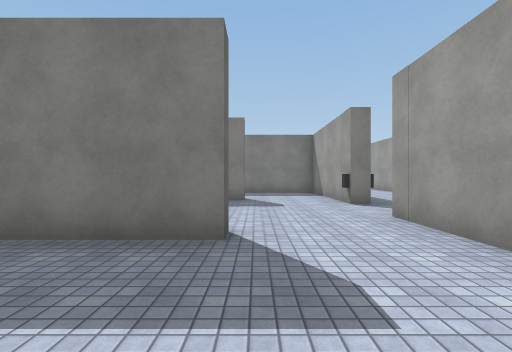
View 1 (above)

22 first-person views from a walk through a 3-D level made in the Unity game engine. The camera is 1.4 m above the floor, looks level and sees 85° across. The floor is counted in squares, 2 m on a side. Each view is taken from the middle of a square. On the plan, view 1 faces up. The plan holds only what a view shows up to about 9 squares ahead; the rest is blank. The place goes on beyond the plan. The player is left out. Some animated figures are left out. Door leaves are left out, so doorways stand open. Some surface patterns are stand-ins.

View 2
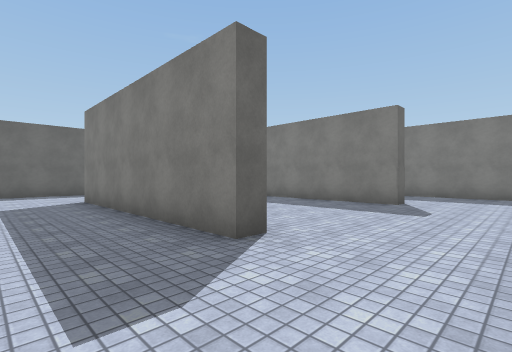

View 3
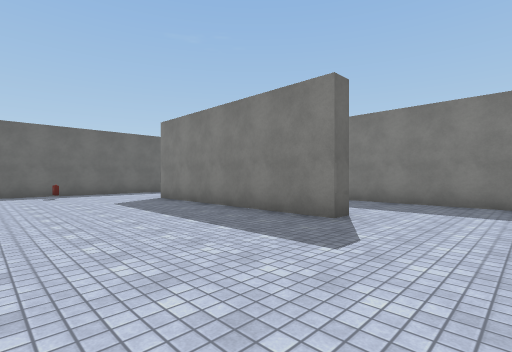

View 4
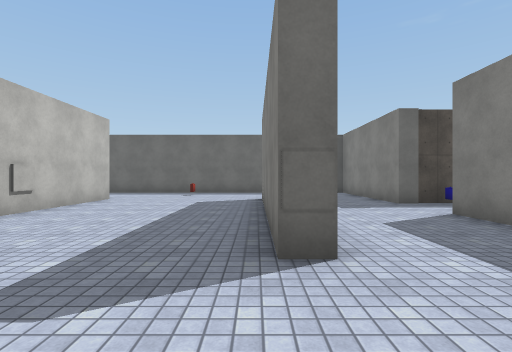

View 5
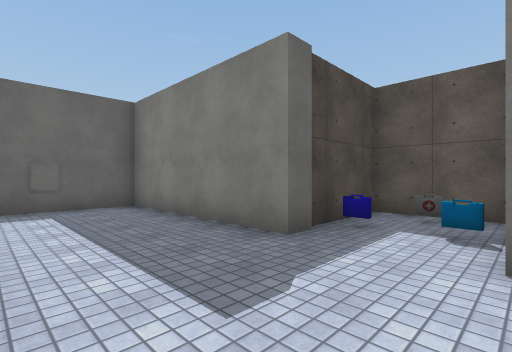

View 6
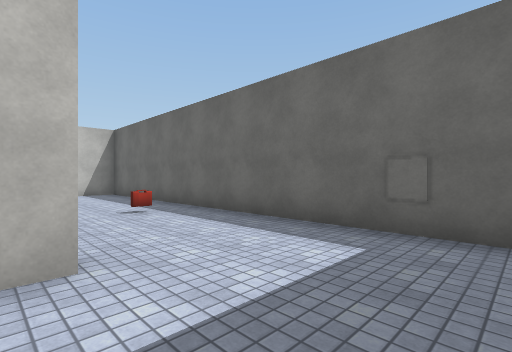

View 7
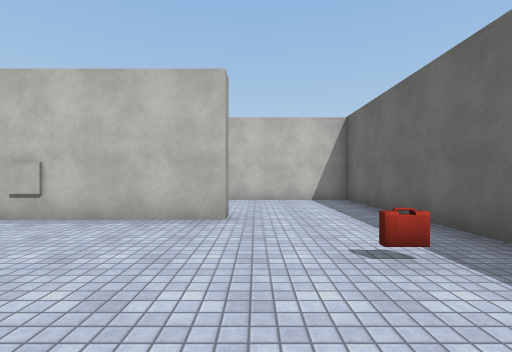

View 8
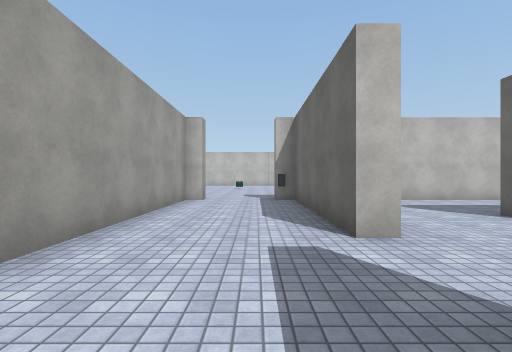

View 9
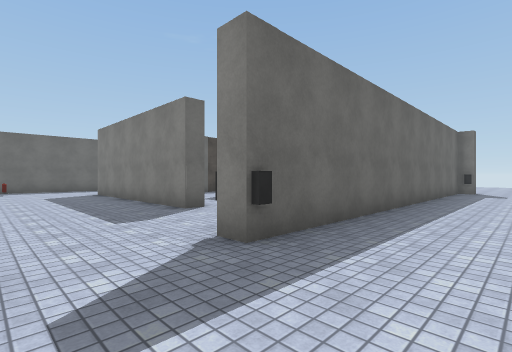

View 10
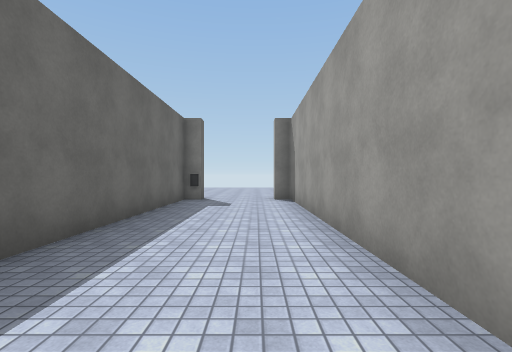

View 11
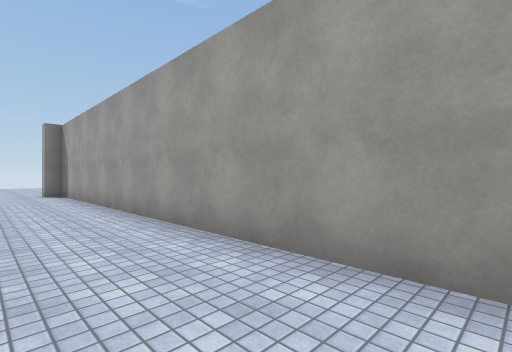

View 12
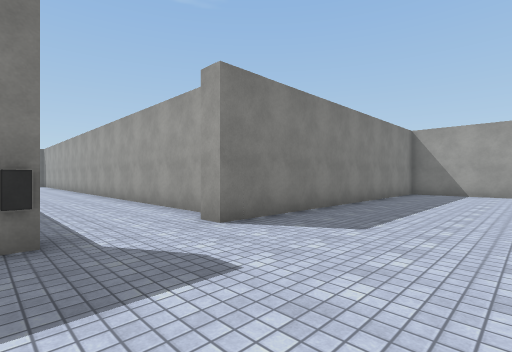

View 13
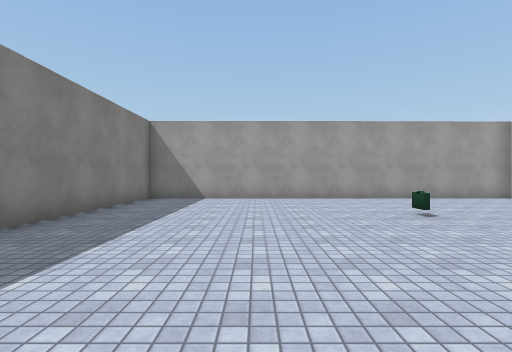

View 14
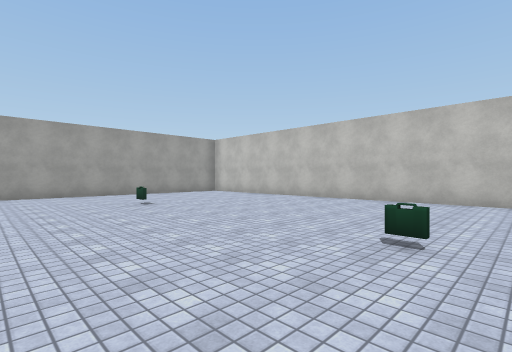

View 15
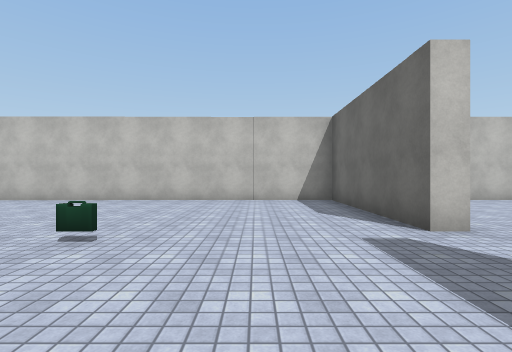

View 16
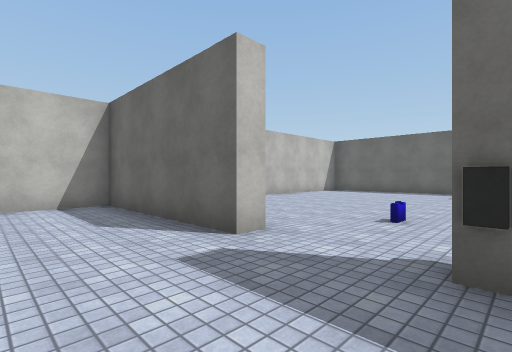

View 17
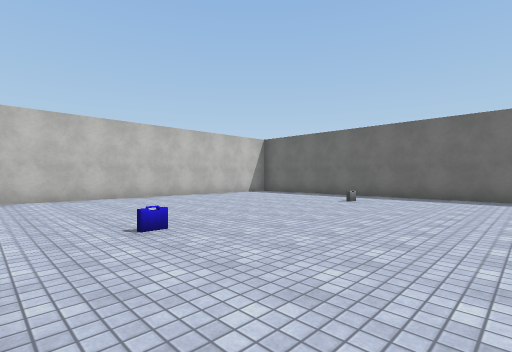

View 18
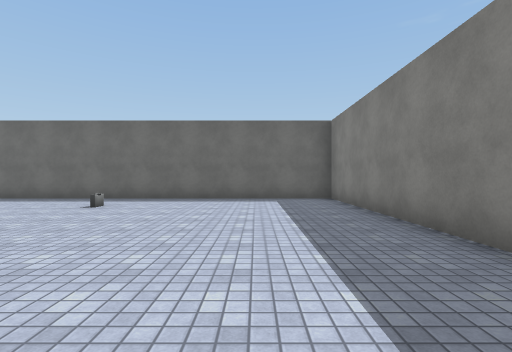

View 19
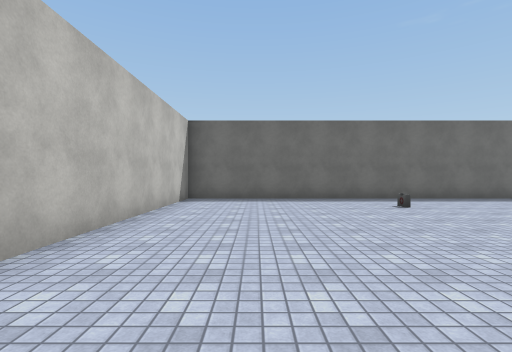

View 20
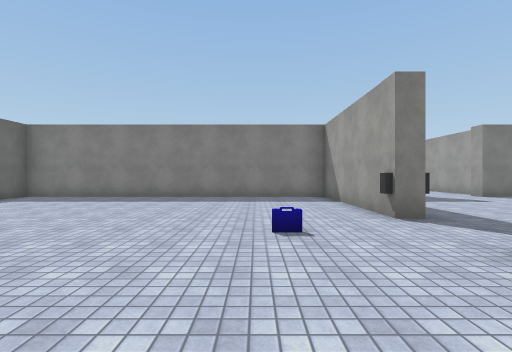

View 21
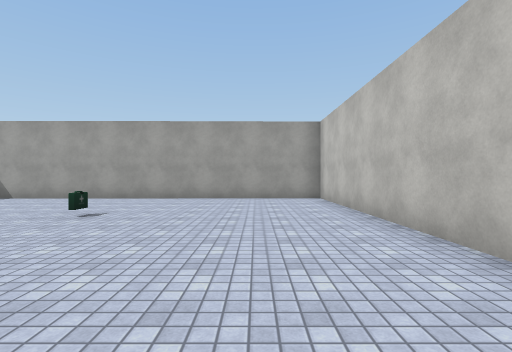

View 22
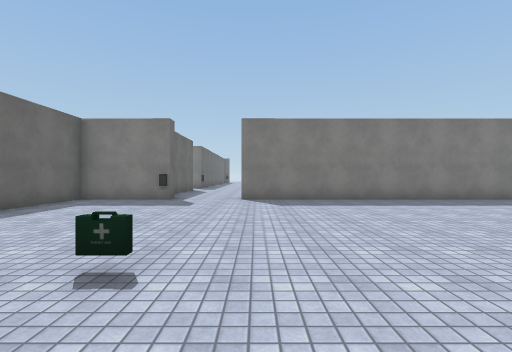

### Floor plan
Points are (right, up) in squares from view 1. A wall is a line through its corners. A room is listed if a view was taken in it or the views show most of it. See-through windows are left out.
Room 1 (views 1, 2, 3, 4, 5, 6, 7)
walls: (-1.4, 8.2) (-6.5, 8.2); (-6.6, 8.7) (-6, 8.7); (-0.3, 3.6) (-0.3, 3) (-6.5, 3) (-6.5, 3.5) (-3.4, 3.5); (-5.2, 11.6) (-9.6, 11.6) (-9.6, -0.2) (-6.1, -0.2); (-3.2, -0.2) (-0.2, -0.2); (2.4, 7) (2.4, 9); (2.4, 2.5) (2.4, 4.8); (1.8, 11.6) (-3.2, 11.6)
ways out: open door at (2.8, 6) to room 2; open door at (-4.5, 12) to room 5
objects: other object (-8, 6); cube (-1, 8)
Room 2 (views 8, 9, 10, 11)
walls: (2.9, 4.8) (2.9, -0.2); (2.9, 18.3) (2.9, 7); (6, -0.2) (6, 18.3)
ways out: open door at (2.8, 6) to room 1; open door at (4.5, -0.5) to room 3; open door at (4.5, 18)
Room 3 (views 12, 13, 14, 15, 16, 21, 22)
walls: (3.4, -0.7) (0.8, -0.7) (0.8, -3.4); (0.8, -5) (0.8, -5.4); (0.8, -7.5) (0.8, -12.1) (14.8, -12) (14.7, -0.7) (5.6, -0.7)
ways out: open door at (4.5, -0.5) to room 2; open door at (0.5, -6.5) to room 4
objects: other object (5, -7); other object (11, -7)
Room 4 (views 17, 18, 19, 20)
walls: (0.3, -5.4) (0.3, -1); (-3.5, -0.7) (-9.6, -0.7) (-9.6, -12.2) (-0.4, -12.2)
ways out: open door at (0.5, -6.5) to room 3
objects: other object (-7, -7); other object (-2, -7)
Room 5 (no view inside)
walls: (-3.2, 14.5) (-5.2, 14.5) (-5.2, 11.6)
ways out: open door at (-4.5, 12) to room 1
objects: other object (-4, 13); other object (-4, 14)

Where each view was taken, in squares from view 1:
view 1: 0 up, 0 right, facing up
view 2: 1 up, 2 right, facing up-left
view 3: 4 up, 2 right, facing up-left
view 4: 8 up, 2 right, facing left
view 5: 9 up, 3 left, facing up-left
view 6: 11 up, 6 left, facing down-left
view 7: 8 up, 7 left, facing down
view 8: 8 up, 4 right, facing down
view 9: 5 up, 5 right, facing up-left
view 10: 10 up, 5 right, facing up
view 11: 7 up, 4 right, facing up-right
view 12: 4 down, 3 right, facing up-right
view 13: 4 down, 6 right, facing right
view 14: 4 down, 4 right, facing down-right
view 15: 4 down, 3 right, facing down
view 16: 5 down, 3 right, facing down-left
view 17: 3 down, 0 right, facing down-left
view 18: 3 down, 1 left, facing left
view 19: 10 down, 1 left, facing left
view 20: 10 down, 2 left, facing up
view 21: 10 down, 6 right, facing right
view 22: 9 down, 6 right, facing up
